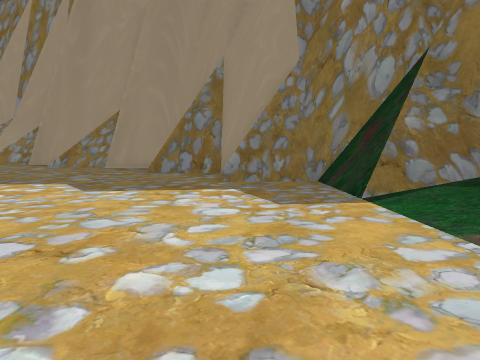
View 1 (above)

17 first-person views from a walk through a scene from a Unity 3-D project. The camera is 1.2 m above the floor, tilts 6° down and sees 80° across. The floor is counted in squares, 2 m on a side. Each view is taken from the middle of a square. On the plan, view 1 faces up. The plan holds only what a view shows up to about 9 squares ahead; the rest is blank. The place goes on beyond the plan.

View 2
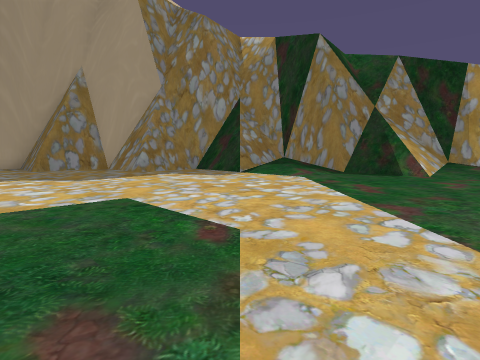

View 3
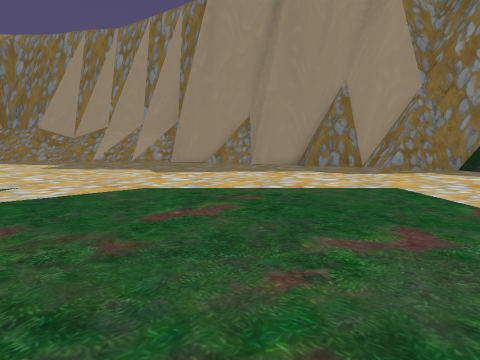

View 4
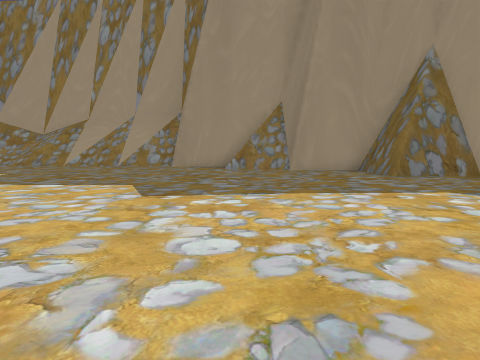

View 5
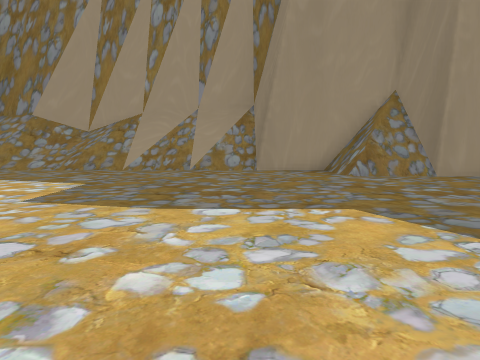

View 6
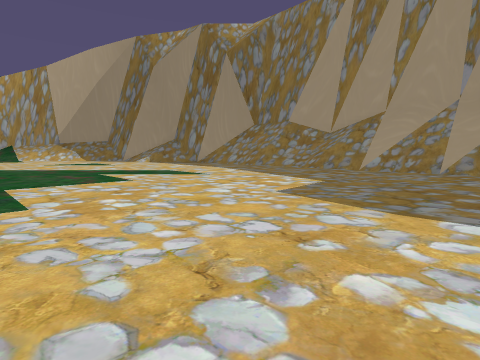

View 7
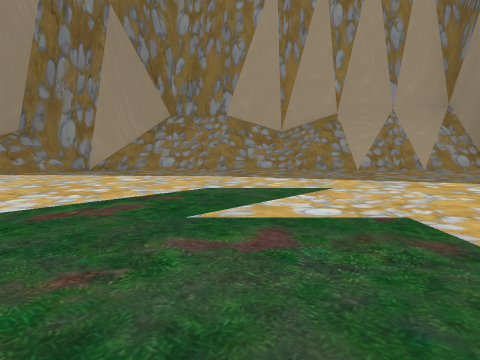

View 8
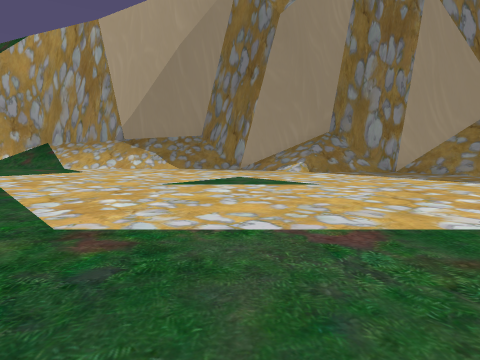

View 9
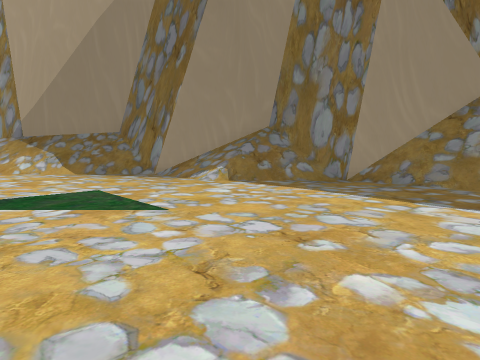

View 10
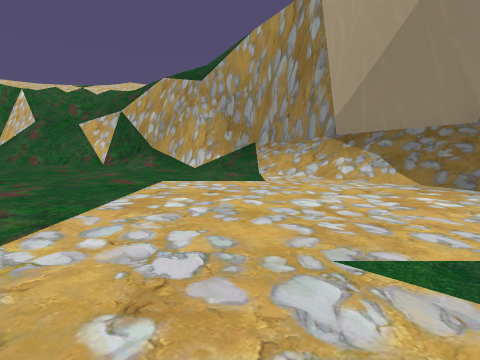

View 11
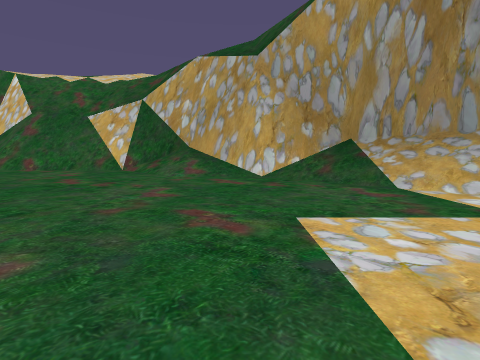

View 12
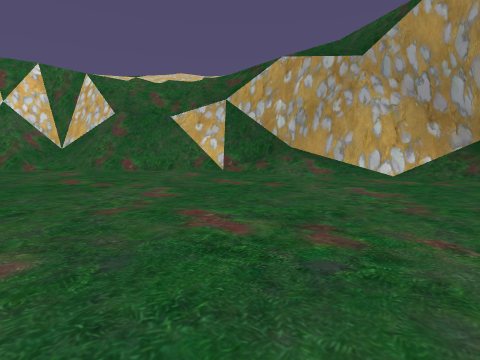

View 13
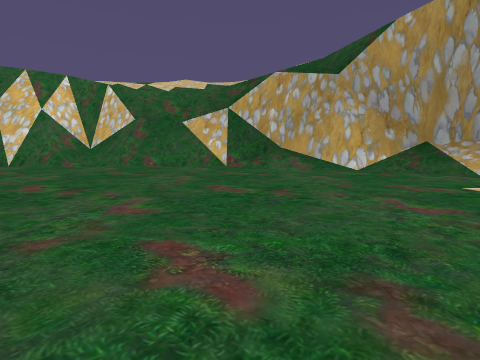

View 14
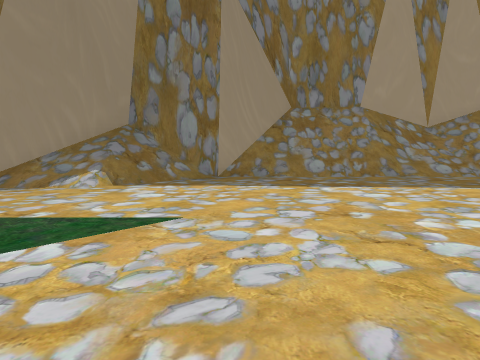

View 15
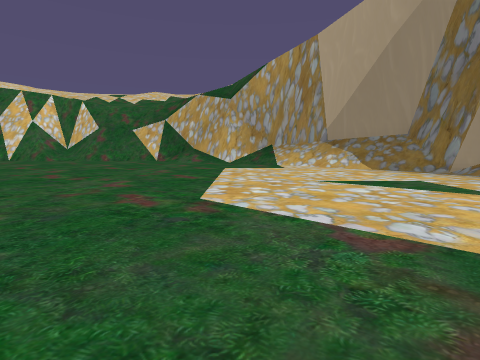

View 16
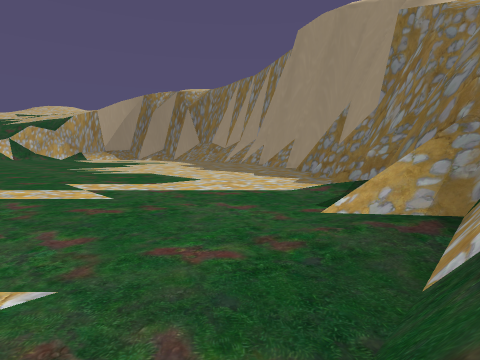

View 17
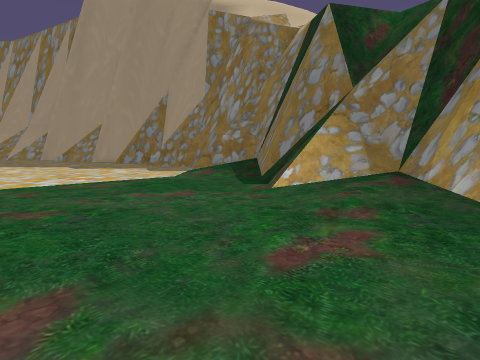

### Floor plan
Key: @ floor where view 1 was taken; # wall or solid block; . main floor; : floor 0.75 m higher than the main floor; / step, stairs or slope; = window, fence, low wall or low ledge; v drop or lower ground.
Columns run from 33 left of view 1 to 7 right of it. Each row starts with its distance up from view 1.
 14              v##########
 13           vv ##///////v#   v
 12          v####///////=######vv
 11       vv ##//..............#    v
 10      v####//...............#####vv
  9     v##//......................#
  8    v##//.......................###
  7   v##//..........................#
  6  v##//...........................###
  5 vv#//..............................#
  4 ###/...............................###v
  3  ##............. . .................:# vv
  2 ##/............         .............###v
  1 #//...........          .............//#v
  0 #/...........            ........@...//#v
 -1 #..........               .............#v
 -2 /.........                 ............#
 -3 /........                   ...........#
 -4 /.......                    ...........#
 -5 =.....                           ..... /

Where each view was taken, in squares from view 1:
view 1: 0 up, 0 right, facing up
view 2: 2 down, 4 left, facing up-right
view 3: 3 down, 5 left, facing up
view 4: 1 up, 6 left, facing up
view 5: 3 up, 9 left, facing up
view 6: 3 up, 9 left, facing up-left
view 7: 3 up, 16 left, facing up
view 8: 3 up, 18 left, facing up-left
view 9: 6 up, 18 left, facing up-left
view 10: 5 up, 21 left, facing left
view 11: 3 up, 24 left, facing left
view 12: 0 up, 24 left, facing left
view 13: 0 up, 22 left, facing left
view 14: 5 up, 20 left, facing up
view 15: 4 up, 17 left, facing left
view 16: 5 down, 6 right, facing up-left
view 17: 5 down, 3 right, facing up
